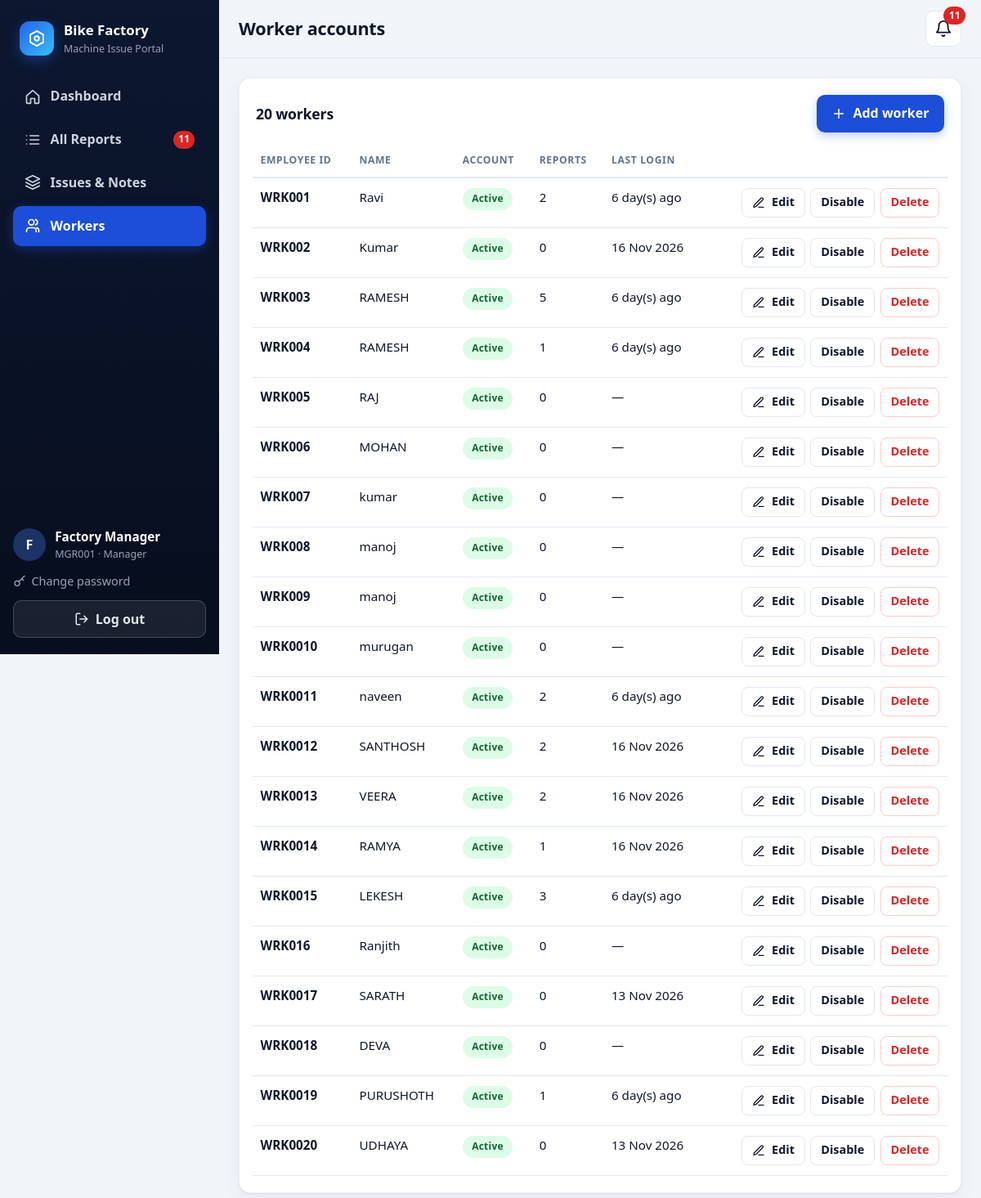
The page /manager/workers (signed in) on the database its author committed.
### app/models.py (models this page shows, shortened)
class User(UserMixin, db.Model):
    __tablename__ = "users"
    id = db.Column(db.Integer, primary_key=True)
    employee_id = db.Column(db.String(30), unique=True, nullable=False, index=True)
    name = db.Column(db.String(80), nullable=False)
    role = db.Column(db.String(10), nullable=False, index=True)  # "manager" or "worker"
    password_hash = db.Column(db.String(255), nullable=False)
    active = db.Column("is_active", db.Boolean, nullable=False, default=True)
    failed_attempts = db.Column(db.Integer, nullable=False, default=0)
    locked_until = db.Column(db.DateTime)
    last_login = db.Column(db.DateTime)
    created_at = db.Column(db.DateTime, default=datetime.now)
    @property
    def is_active(self):  # used by Flask-Login
        return bool(self.active)
    def is_locked(self):
        return bool(self.locked_until and self.locked_until > datetime.now())

### app/manager.py (the view)
@bp.route("/workers")
def workers():
    rows = sorted(User.query.filter_by(role="worker").all(), key=lambda u: _id_parts(u.employee_id)[:2])
    counts = dict(db.session.query(Report.worker_id, func.count(Report.id)).group_by(Report.worker_id).all())
    return render_template("manager/workers.html", rows=rows, counts=counts)

### app/manager.py (called while the page is built)
@bp.before_request
def guard():
    if not current_user.is_authenticated:
        return login_manager.unauthorized()
    if current_user.role != "manager":
        abort(403)

def _id_parts(employee_id):
    match = re.fullmatch(r"(.*?)(\d+)", employee_id or "")
    if not match:
        return employee_id or "", -1, 0
    return match.group(1), int(match.group(2)), len(match.group(2))

### app/models.py (called while the page is built)
@login_manager.user_loader
def load_user(user_id):
    user = db.session.get(User, int(user_id))
    return user if user and user.is_active else None

### app/templates/manager/workers.html (shortened to what this page needs)
{% extends 'base.html' %}
{% from '_macros.html' import icon, csrf %}
{% block page_title %}Worker accounts{% endblock %}
{% block content %}
<section class="card">
  <div class="card-head">
    <h2>{{ rows|length }} worker{{ 's' if rows|length != 1 }}</h2>
    <a class="btn btn-accent" href="{{ url_for('manager.worker_new') }}">{{ icon('plus', 18) }} Add worker</a>
  </div>
  {% if rows %}
  <div class="table-wrap">
    <table class="table stack">
      <thead><tr><th>Employee ID</th><th>Name</th><th>Account</th><th>Reports</th><th>Last login</th><th></th></tr></thead>
      <tbody>
        {% for w in rows %}
        <tr>
          <td data-label="Employee ID"><strong>{{ w.employee_id }}</strong></td>
          <td data-label="Name">{{ w.name }}</td>
          <td data-label="Account">
            {% if not w.is_active %}<span class="badge st-disabled">Disabled</span>
            {% elif w.is_locked() %}<span class="badge sev-high">Locked</span>
            {% else %}<span class="badge st-resolved">Active</span>{% endif %}
          </td>
          <td data-label="Reports">{{ counts.get(w.id, 0) }}</td>
          <td data-label="Last login" class="nowrap">{{ w.last_login|ago }}</td>
          <td class="row-action actions-cell">
            <a class="btn btn-ghost btn-sm" href="{{ url_for('manager.worker_edit', uid=w.id) }}">{{ icon('edit', 16) }} Edit</a>
            <form method="post" action="{{ url_for('manager.worker_toggle', uid=w.id) }}" data-confirm="{{ 'Disable' if w.is_active else 'Enable' }} {{ w.name }}?">
              <button class="btn btn-ghost btn-sm" type="submit">{{ 'Disable' if w.is_active else 'Enable' }}</button>
            </form>
            <form method="post" action="{{ url_for('manager.worker_delete', uid=w.id) }}" data-confirm="Delete {{ w.name }} permanently?{% if counts.get(w.id, 0) %} Their {{ counts.get(w.id) }} report(s) will be deleted too.{% endif %} This cannot be undone.">
              <button class="btn btn-danger btn-sm" type="submit">Delete</button>
            </form>
          </td>
        </tr>
        {% endfor %}
      </tbody>
    </table>
  </div>
  {% else %}
  <div class="empty">{{ icon('users', 40) }}<p>No workers yet.</p><a class="btn btn-primary" href="{{ url_for('manager.worker_new') }}">Add the first worker</a></div>
  {% endif %}
</section>
{% endblock %}

### app/templates/base.html (shortened to what this page needs)
{% from '_macros.html' import icon %}<!doctype html>
<html lang="en">
<head>
  <link rel="stylesheet" href="{{ url_for('static', filename='css/style.css') }}">
</head>
<body class="{% block body_class %}{% endblock %}"
      data-role="{{ current_user.role if current_user.is_authenticated else '' }}"
      data-poll="{{ url_for('manager.notifications') if current_user.is_authenticated and current_user.role == 'manager' else '' }}">
{% if current_user.is_authenticated %}
{% set ep = request.endpoint or '' %}
<div class="app">
  <aside class="sidebar" id="sidebar">
    <a class="brand" href="{{ url_for('main.home') }}">
      <span class="logo">{{ icon('nut', 22) }}</span>
      <span class="brand-text"><strong>Bike Factory</strong><small>Machine Issue Portal</small></span>
    </a>
    <nav class="nav" aria-label="Main menu">
      {% if current_user.role == 'manager' %}
      <a class="{{ 'active' if ep == 'manager.dashboard' }}" href="{{ url_for('manager.dashboard') }}">{{ icon('home') }}<span>Dashboard</span></a>
      <a class="{{ 'active' if ep in ('manager.reports', 'manager.report_detail') }}" href="{{ url_for('manager.reports') }}">{{ icon('list') }}<span>All Reports</span>{% if unseen_count %}<em class="nav-badge" data-unseen>{{ unseen_count }}</em>{% else %}<em class="nav-badge hidden" data-unseen>0</em>{% endif %}</a>
      <a class="{{ 'active' if ep in ('manager.issues', 'manager.issue_detail') }}" href="{{ url_for('manager.issues') }}">{{ icon('layers') }}<span>Issues &amp; Notes</span></a>
      <a class="{{ 'active' if ep.startswith('manager.worker') }}" href="{{ url_for('manager.workers') }}">{{ icon('users') }}<span>Workers</span></a>
      {% endif %}
    </nav>
    <div class="sidebar-foot">
      <div class="user-chip">
        <span class="avatar">{{ current_user.name[:1]|upper }}</span>
        <span><strong>{{ current_user.name }}</strong><small>{{ current_user.employee_id }} · {{ current_user.role|capitalize }}</small></span>
      </div>
      <a class="nav-link-small" href="{{ url_for('auth.change_password') }}">{{ icon('key', 16) }} Change password</a>
      <form method="post" action="{{ url_for('auth.logout') }}">
        <button class="btn btn-ghost-light btn-block" type="submit">{{ icon('logout', 18) }} Log out</button>
      </form>
    </div>
  </aside>
  <div class="main">
    <header class="topbar">
      <h1 class="page-title">{% block page_title %}{{ app_name }}{% endblock %}</h1>
      {% if current_user.role == 'manager' %}
      <a class="icon-btn bell" href="{{ url_for('manager.reports', unseen=1) }}" aria-label="New reports" title="New reports">
        {{ icon('bell', 22) }}<em class="bell-count {{ 'hidden' if not unseen_count }}" id="bell-count" data-unseen>{{ unseen_count }}</em>
      </a>
      {% endif %}
    </header>
    <main class="content">
      {% block content %}{% endblock %}
    </main>
  </div>
</div>
{% endif %}
</body>
</html>

### rows shown on the page
User: name "F", name "Factory Manager", employee_id "MGR001", role "Manager"
User: employee_id "WRK001", name "Ravi", shows "Active", get "2", last_login|ago "6 day(s) ago", {{ size }} 16 (drawn), is_active "Disable"
User: employee_id "WRK002", name "Kumar", shows "Active", get "0", last_login|ago "16 Nov 2026", {{ size }} 16 (drawn), is_active "Disable"
User: employee_id "WRK003", name "RAMESH", shows "Active", get "5", last_login|ago "6 day(s) ago", {{ size }} 16 (drawn), is_active "Disable"
User: employee_id "WRK004", name "RAMESH", shows "Active", get "1", last_login|ago "6 day(s) ago", {{ size }} 16 (drawn), is_active "Disable"
User: employee_id "WRK005", name "RAJ", shows "Active", get "0", last_login|ago "—", {{ size }} 16 (drawn), is_active "Disable"
User: employee_id "WRK006", name "MOHAN", shows "Active", get "0", last_login|ago "—", {{ size }} 16 (drawn), is_active "Disable"
User: employee_id "WRK007", name "kumar", shows "Active", get "0", last_login|ago "—", {{ size }} 16 (drawn), is_active "Disable"
User: employee_id "WRK008", name "manoj", shows "Active", get "0", last_login|ago "—", {{ size }} 16 (drawn), is_active "Disable"
User: employee_id "WRK009", name "manoj", shows "Active", get "0", last_login|ago "—", {{ size }} 16 (drawn), is_active "Disable"
User: employee_id "WRK0010", name "murugan", shows "Active", get "0", last_login|ago "—", {{ size }} 16 (drawn), is_active "Disable"
User: employee_id "WRK0011", name "naveen", shows "Active", get "2", last_login|ago "6 day(s) ago", {{ size }} 16 (drawn), is_active "Disable"
User: employee_id "WRK0012", name "SANTHOSH", shows "Active", get "2", last_login|ago "16 Nov 2026", {{ size }} 16 (drawn), is_active "Disable"
User: employee_id "WRK0013", name "VEERA", shows "Active", get "2", last_login|ago "16 Nov 2026", {{ size }} 16 (drawn), is_active "Disable"
User: employee_id "WRK0014", name "RAMYA", shows "Active", get "1", last_login|ago "16 Nov 2026", {{ size }} 16 (drawn), is_active "Disable"
User: employee_id "WRK0015", name "LEKESH", shows "Active", get "3", last_login|ago "6 day(s) ago", {{ size }} 16 (drawn), is_active "Disable"
User: employee_id "WRK016", name "Ranjith", shows "Active", get "0", last_login|ago "—", {{ size }} 16 (drawn), is_active "Disable"
User: employee_id "WRK0017", name "SARATH", shows "Active", get "0", last_login|ago "13 Nov 2026", {{ size }} 16 (drawn), is_active "Disable"
User: employee_id "WRK0018", name "DEVA", shows "Active", get "0", last_login|ago "—", {{ size }} 16 (drawn), is_active "Disable"
User: employee_id "WRK0019", name "PURUSHOTH", shows "Active", get "1", last_login|ago "6 day(s) ago", {{ size }} 16 (drawn), is_active "Disable"
User: employee_id "WRK0020", name "UDHAYA", shows "Active", get "0", last_login|ago "13 Nov 2026", {{ size }} 16 (drawn), is_active "Disable"

### other values the page prints
{{ unseen_count }} "11"
{{ rows|length }} "20"
{{ 's' if rows|length != 1 }} "s"
